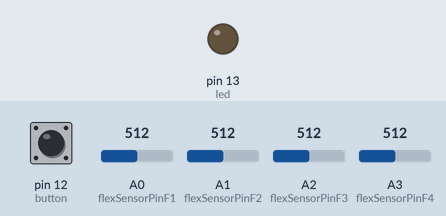
This sketch was run on a simulated Arduino Uno, built with avr-gcc and run on an emulated ATmega328P. Shown: output pins drawn as LEDs (lit = HIGH). Dashed ring = blinking. The inputs (shaded band) are chosen by the test bench; at power-on: pin 12 (button) LOW, A0 (flexSensorPinF1) = 512, A1 (flexSensorPinF2) = 512, A2 (flexSensorPinF3) = 512, A3 (flexSensorPinF4) = 512.

Above: at 1.2 s.
1.3 s: pin 12 (button) pulled HIGH for 1 s
At 3.4 s:
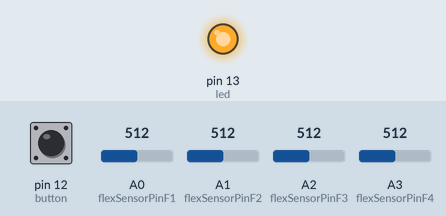
3.8 s: pin 12 (button) pulled HIGH for 0.25 s
At 5.1 s:
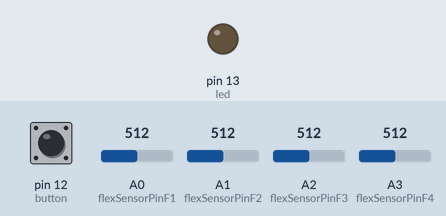
5.5 s: pin 12 (button) pulled HIGH for 3.2 s
At 5.67 s:
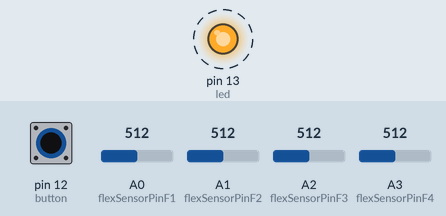
Timing chart, 0 to 10.2 s (numbered marks = the images above; inputs shaded):
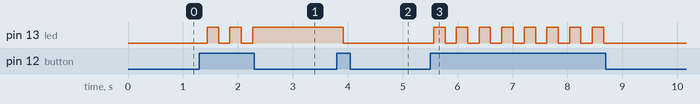

The sketch:

Router.ino
```cpp
//Router
#include <SoftwareSerial.h>

SoftwareSerial XBee(2, 3);

int flexSensorPinF1 = A0; //analog pin 0, first finger
int flexSensorPinF2 = A1; //analog pin 1, middle finger
int flexSensorPinF3 = A2; //analog pin 2, ring finger
int flexSensorPinF4 = A3; //analog pint 3, thumb
int valF1;
int valF2;
int valF3;
int valF4;

int led = 13;
int button = 12;
int buttonRead = LOW;
int count = 0;
char mode = 'd';

void setup()
{
  pinMode(button, INPUT); //Used to read the value of the button
  pinMode(led, OUTPUT); //Used to turn the LED on and off
  Serial.begin(9600);
  XBee.begin(9600);
}

void loop()
{
  buttonRead = digitalRead(button);
  if (buttonRead == HIGH) //To keep track of when the button is pressed to swap between modes
  {
  count++;
  count = count%2;
  }

  if (count == 0)
  {
    mode = 'd';
  }
  else if (count == 1)
  {
    mode = 'h';
  }

  //LED on when in 'Hand' mode
  if (count == 1)
  {
    digitalWrite(led, HIGH);
  }
  if (count == 0)
  {
    digitalWrite(led, LOW);
  }

  //Debugging
  //Serial.println(count); //Used too see if the button is working

  //Finger 1
  int flexSensorReadingF1 = analogRead(flexSensorPinF1); //Reads the value of the flex sensor
  valF1 = map(flexSensorReadingF1, 360, 640, 0, 9); //Changes the finger values to a range of 0-9
  if (valF1 > 9) //Keeps values at or under 9 to help the XBee byte reading stay stable
  {
    valF1 = 9;
  }
  if (valF1 < 0) //Keeps values at or above 0 to help the XBee byte reading stay stable
  {
    valF1 = 0;
  }

  //Finger 2
  int flexSensorReadingF2 = analogRead(flexSensorPinF2);
  valF2 = map(flexSensorReadingF2, 300, 714, 0, 9);
  if (valF2 > 9)
  {
    valF2 = 9;
  }
  if (valF2 < 0)
  {
    valF2 = 0;
  }

  //Finger 3
  int flexSensorReadingF3 = analogRead(flexSensorPinF3);
  valF3 = map(flexSensorReadingF3, 441, 705, 0, 9);
  if (valF3 > 9)
  {
    valF3 = 9;
  }
  if (valF3 < 0)
  {
    valF3 = 0;
  }

  //Finger 4
  int flexSensorReadingF4 = analogRead(flexSensorPinF4);
  valF4 = map(flexSensorReadingF4, 220, 470, 0, 9);
  if (valF4 > 9)
  {
    valF4 = 9;
  }
  if (valF4 < 0)
  {
    valF4 = 0;
  }

  //Sending values
  XBee.print(mode);
  XBee.print(valF1); //First Finger
  XBee.print(valF2); //Middle Finger
  XBee.print(valF3); //Ring Finger
  XBee.print(valF4); //Thumb

  //Debugging from analog readings
  //Serial.println(flexSensorReadingF1);
  //Serial.println(flexSensorReadingF2);

  //Debugging after remapping
  //Serial.println(valF1);
  //Serial.println(valF2);
  //Serial.println(valF3);
  //Serial.println(valF4);
  delay(200);
 }
```

Measured:
- after the input at 1.3 s, pin 13 (led): alternates HIGH for 0.21 s and LOW for 0.21 s, 5 changes in all, then stays HIGH, starting after 0.14 s
- after the input at 3.8 s, pin 13 (led): HIGH → LOW after 0.12 s
- after the input at 5.5 s, pin 13 (led): alternates HIGH for 0.21 s and LOW for 0.21 s, 16 changes in all, then stays LOW, starting after 0.07 s
